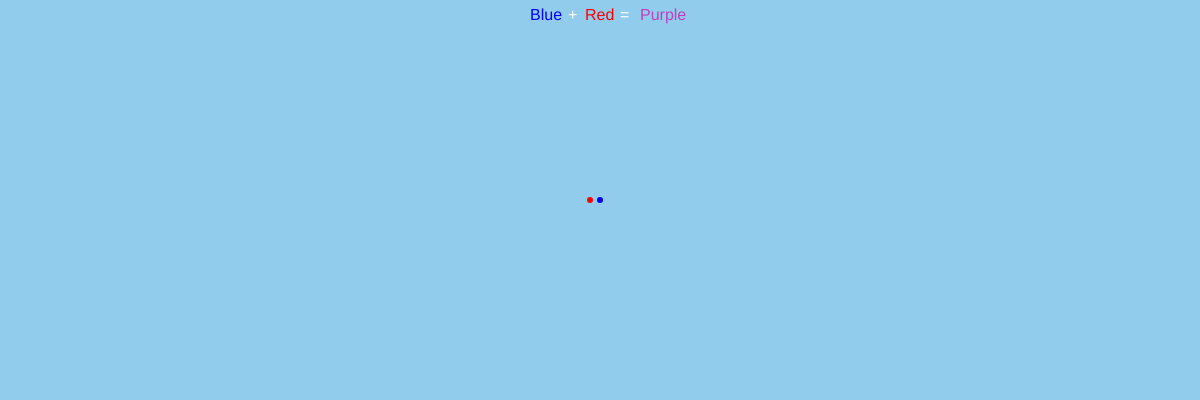
Frame 1 (no input)
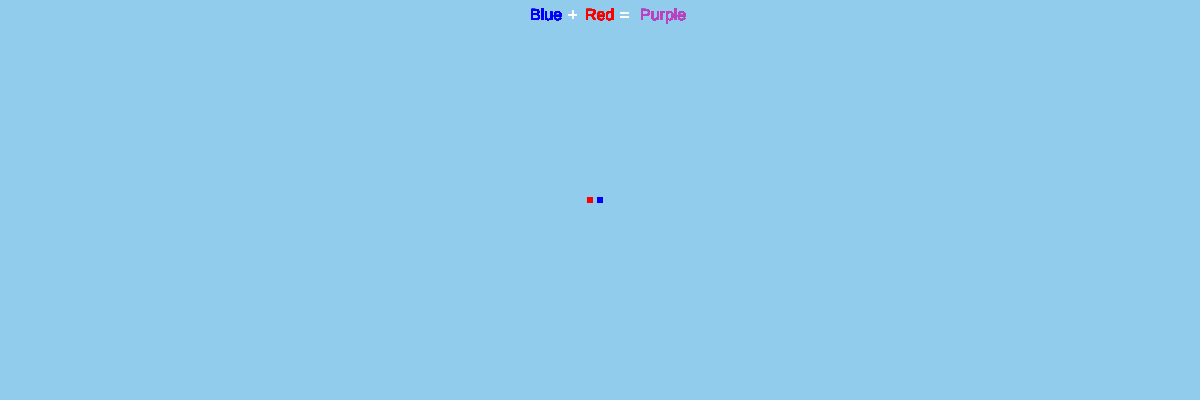
Frame 60 (no input)
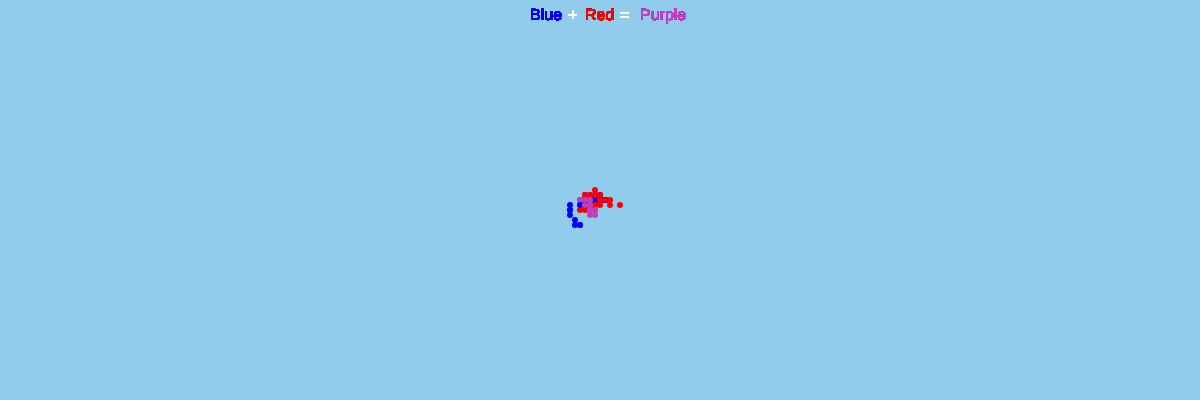
Frame 120 (the mouse pressed at the canvas centre since frame 60)

The p5.js sketch that drew these frames (run headless with seeded random() and noise() and a simulated clock; from frame 60 on, the mouse is pressed at the canvas centre):

// p5.js sketch
// ── sketch.js
let walker1;
let walker2;
let walker3;

function setup() {
  createCanvas(innerWidth, 400);
  background(145, 204, 236);
  let x = width / 2-10;
  let y = height / 2;
  let radius = 3;  
  let x2 = width / 2;
  let y2 = height / 2;

  walker1 = new Walker(x, y, radius, 255, 0, 0);
  walker2 = new Walker(x2, y2, radius, 0, 0, 255); 
}

function draw() {  
    noStroke();
    textSize(16);
    fill(0, 0, 255);
    text('Blue', width/2-70, 20);
    fill(255);
    text('+', width/2-32, 20);  
    fill(255, 0, 0);
    text('Red', width/2-15, 20);
    fill(255);
    text('=', width/2+20, 20);
    fill(191, 64, 191);
    text('Purple', width/2+40, 20);

    walker1.draw();
    walker2.draw();

    setTimeout(() => {
    walker1.walk();
    walker2.walk();}, 1000)    

    if(walker3 !== undefined){
      walker3.draw();
      walker3.walk();
    }

    collision();
}

const collision = () => {
    const d = dist(walker1.x, walker1.y, walker2.x, walker2.y);

    if(d < walker2.radius){
      walker3 = new Walker(walker1.x, walker1.y, walker1.radius, 191, 64, 191);
    }
}

// ── style.css
html, body {
    margin: 0;
    padding: 0;
  }
  canvas {
    margin-top: 100px;
    display: block;
  }
  
// ── walker.js
class Walker{
    constructor(x, y, radius, red, green , blue){
        this.x = x;
        this.y = y;
        this.radius = radius;
        this.red = red;
        this.green = green;
        this.blue = blue;
    }

    draw = () => {
        stroke(this.red, this.green, this.blue);
        strokeWeight(this.radius*2);
        point(this.x, this.y);
    }

    walk = () => {
        this.r = floor(random(4));
        switch (this.r) {
            case 0:
              this.x = this.x + 5;
              break;
            case 1:
              this.x = this.x - 5;
              break;
            case 2:
              this.y = this.y + 5;
              break;
            case 3:
              this.y = this.y - 5;
              break;
          }        
    }
}
